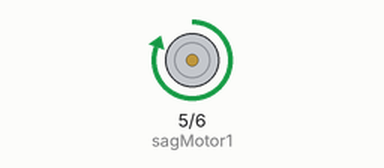
Bench run of a sketch on a simulated Arduino Uno, built with avr-gcc and run on an emulated ATmega328P. Parts: motor-driver pin pairs drawn as motors (green arrow = first pin HIGH = forward, orange = second pin HIGH = backward, longer = more drive).

Above: at 1.0 s.
At 5.5 s:
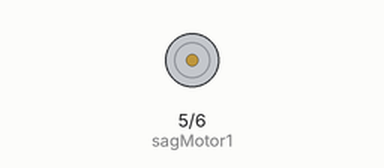
Timing chart, 0 to 6.9 s (numbered marks = the images above):
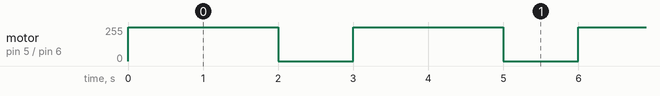

The sketch:

ders_3_tek_motor_kontrol.ino
```cpp
// Ders 3 - Tek Motor Kontrol
// Sag motoru 2 saniye calistirir, 1 saniye durdurur.

int sagMotor1 = 5;
int sagMotor2 = 6;

void setup() {
  pinMode(sagMotor1, OUTPUT);
  pinMode(sagMotor2, OUTPUT);
}

void loop() {
  digitalWrite(sagMotor1, HIGH);
  digitalWrite(sagMotor2, LOW);
  delay(2000);

  digitalWrite(sagMotor1, LOW);
  digitalWrite(sagMotor2, LOW);
  delay(1000);
}
```

Measured:
- by itself, motor on pin 5 (sagMotor1) / pin 6 (sagMotor2): alternates forward 255/255 for 2.0 s and stopped for 1.0 s
